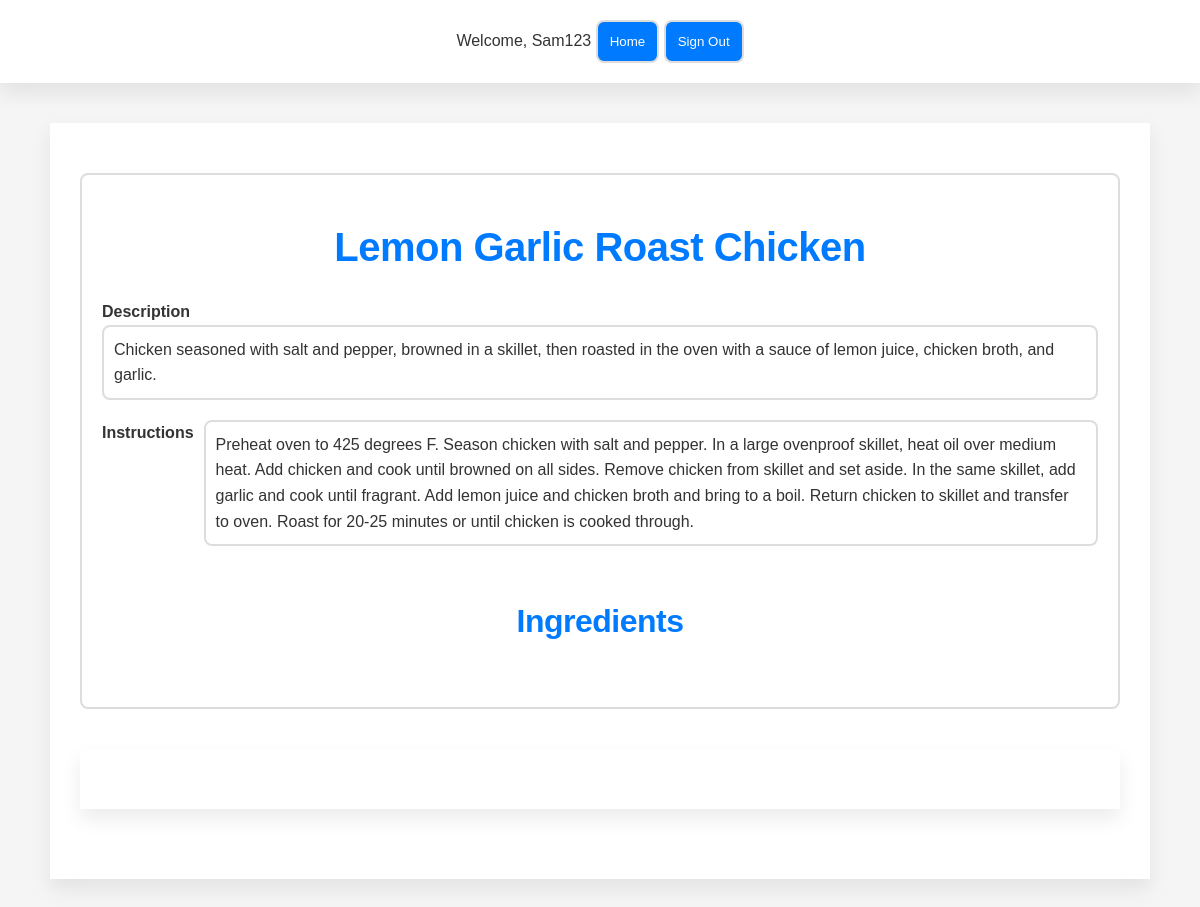
/www/user/recipe_user_view.php?recipeId=3 (signed in), run on the app's committed database.
### tables this page shows
create table if not exists Recipe (
    recipeId int primary key auto_increment UNIQUE,
    userId int,
    recipeName varchar(255) not null,
    instructions text,
    description text,
    approved boolean default false
    
);

### www/user/recipe_user_view.php (the view, shortened to what this page needs)
<?php
$servername = "192.168.56.12";
$username = "admin";
$password = "admin_pw";
$dbname = "RecipeManagementSystem";
$conn = new mysqli($servername, $username, $password, $dbname);
$recipeId = $_GET['recipeId'];
$sql = "SELECT * FROM Recipe WHERE recipeId = $recipeId";
$result = $conn->query($sql);
$recipe = $result->fetch_assoc();
?>
<html>
<head>
    <link rel="stylesheet" type="text/css" href="../common/style/style.css">
</head>
<body>
    <header>
        <?php include '../common/navbar.php'; ?>
    </header>
    <main>
        <div class="recipe-details">
            <h1>
                <?php echo $recipe['recipeName']; ?>
            </h1>
            <div class="description-container">
                <label>Description</label>
                <ul>
                    <li>
                        <?php echo $recipe['description']; ?>
                    </li>
                </ul>
            </div>
            <div class="instructions-container">
                <label>Instructions</label>
                <ul>
                    <li>
                        <?php echo $recipe['instructions']; ?>
                    </li>
                </ul>
            </div>
            <h2>Ingredients</h2>
        </div>
        <main>
</body>
</html>

### www/common/style/style.css (style rules this page uses)
:root { --main-blue: #007BFF; --hover-blue: #0056b3; --soft-gray: #F5F5F5; --text-gray: #333; --border-gray: #E0E0E0; --input-border-gray: #DDD; --transition-speed: 0.3s; }
* { box-sizing: border-box; margin: 0; padding: 0; font-family: 'Poppins', sans-serif; }
body { background-color: var(--soft-gray); color: var(--text-gray); line-height: 1.6; font-size: 16px; }
main { max-width: 1100px; margin: 40px auto; padding: 30px; background-color: #FFF; box-shadow: 0 10px 20px rgba(0, 0, 0, 0.08); }
h1 { text-align: center; padding: 20px 0; font-size: 2.5em; color: var(--main-blue); font-weight: 600; letter-spacing: -0.5px; }
header { background-color: #FFF; box-shadow: 0 10px 20px rgba(0, 0, 0, 0.08); padding: 20px 0; text-align: center; }
label { grid-column: 1 / 2; text-align: right; font-weight: 600; }
.recipe-details { padding: 20px; border: 2px solid var(--input-border-gray); border-radius: 8px; margin: 20px auto; }
.recipe-details p, .recipe-details ul { margin-bottom: 20px; }
.recipe-details ul { list-style-type: none; padding-left: 0; }
.recipe-details ul li { background-color: #FFF; border: 2px solid var(--input-border-gray); border-radius: 8px; padding: 10px; margin-bottom: 10px; }
ul { list-style-type: none; padding-left: 0; }
li { display: flex; align-items: center; margin-bottom: 10px; }
h2, h3 { font-size: 2em; color: var(--main-blue); font-weight: 600; letter-spacing: -0.5px; text-align: center; padding: 20px 0; }
.instructions-container { display: flex; }
.instructions-container label { padding-right: 10px; font-weight: bold; }

### data on the page
recipe: recipeName "Lemon Garlic Roast Chicken", description "Chicken seasoned with salt and pepper, browned in a skillet, then roasted in the oven with a sauce of lemon juice, chicken broth, and garlic.", instructions "Preheat oven to 425 degrees F. Season chicken with salt and pepper. In a large ovenproof skillet, heat oil over medium heat. Add chicken and cook until browned on all sides. Remove chicken from skillet and set aside. In the same skillet, add garlic and cook until fragrant. Add lemon juice and chicken broth and bring to a boil. Return chicken to skillet and transfer to oven. Roast for 20-25 minutes or until chicken is cooked through."

### other printed values
$_SESSION['username'] "Sam123"
